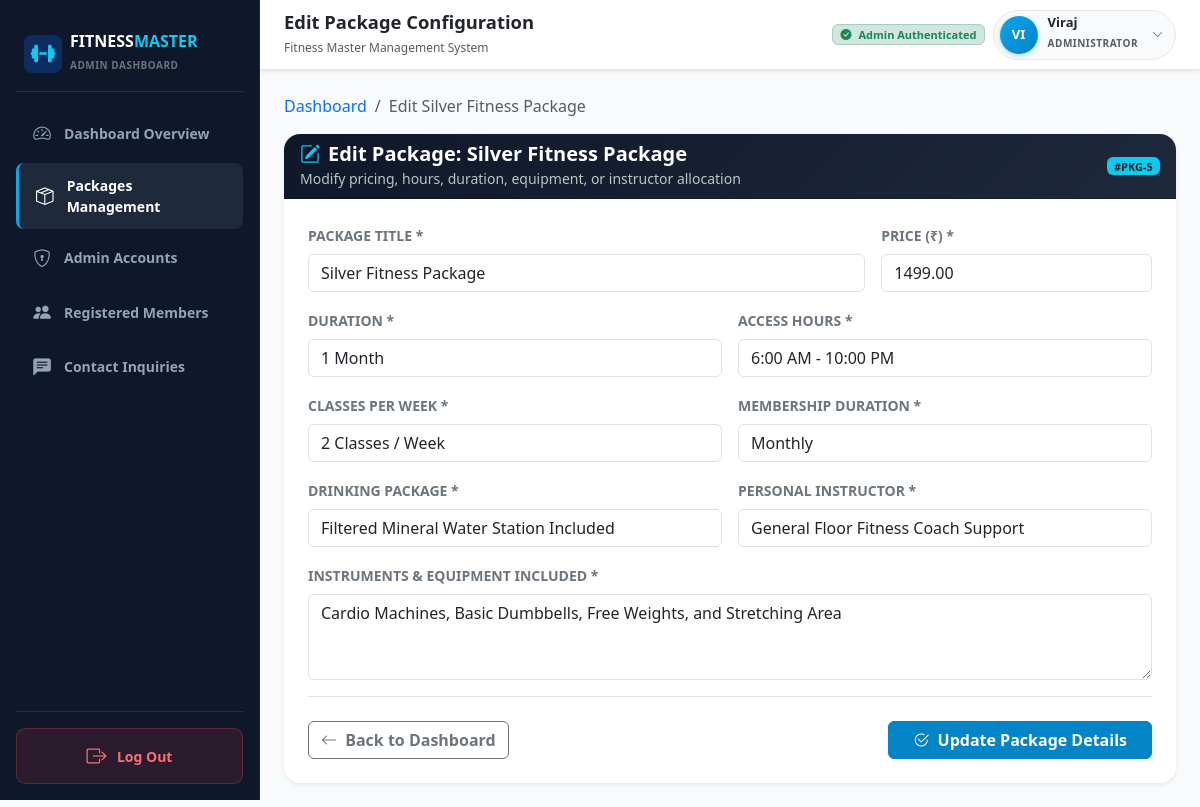
The page /packages/5/edit/ (signed in) on the database its author committed.
### accounts/models.py (models this page shows, shortened)
class Admin(AbstractUser):
    email = models.EmailField(unique=True, verbose_name="Email Address")
    class Meta:
        verbose_name = 'Admin'
        verbose_name_plural = 'Admins'
        ordering = ['username']

### packages/models.py (models this page shows, shortened)
class Packages(models.Model):
    title = models.CharField(
        max_length=150,
        verbose_name="Package Title",
        help_text="Title or name of the package"
    )
    price = models.DecimalField(
        max_digits=10,
        decimal_places=2,
        verbose_name="Price",
        help_text="Package price"
    )
    duration = models.CharField(
        max_length=80,
        verbose_name="Duration",
        help_text="Duration (e.g. 1 Month, 3 Months, 6 Months, 1 Year)"
    )
    access_hours = models.CharField(
        max_length=120,
        verbose_name="Access Hours",
        help_text="Gym access hours (e.g. 24/7 Access, 6 AM - 10 PM)"
    )
    instruments = models.TextField(
        verbose_name="Instruments / Equipment",
        help_text="Equipment and instruments included with this package"
    )
    classes_per_week = models.CharField(
        max_length=80,
        verbose_name="Classes Per Week",
        help_text="Number of classes per week (e.g. 3 Classes/week, Unlimited)"
    )
    membership_duration = models.CharField(
        max_length=80,
        verbose_name="Membership Duration",
        help_text="Billing / commitment duration (e.g. Monthly, Quarterly, Annual)"
    )
    drinking_package = models.CharField(
        max_length=150,
        verbose_name="Drinking Package",
        help_text="Beverage benefits (e.g. Unlimited Mineral Water, Protein Shakes Included, None)"
    )
    personal_instructor = models.CharField(
        max_length=150,
        verbose_name="Personal Instructor",
        help_text="Trainer allocation (e.g. 1-on-1 Dedicated Trainer, 2 Free Sessions/Month, None)"
    )
    created_at = models.DateTimeField(auto_now_add=True)
    updated_at = models.DateTimeField(auto_now=True)
    class Meta:
        verbose_name = "Package"
        verbose_name_plural = "Packages"
        ordering = ['price']

### packages/views.py (the view)
# urls.py: path('packages/<int:pk>/edit/', views.package_edit_view, name='package_edit'),
@login_required(login_url='login')
@user_passes_test(admin_check, login_url='login')
def package_edit_view(request, pk):
    package = get_object_or_404(Packages, pk=pk)
    if request.method == 'POST':
        form = PackageForm(request.POST, instance=package)
        if form.is_valid():
            form.save()
            messages.success(request, f"Package '{package.title}' has been updated successfully!")
            return redirect('packages_list')
        else:
            messages.error(request, "Failed to update package. Please verify the inputs.")
    else:
        form = PackageForm(instance=package)
    return render(request, 'packages/package_edit.html', {
        'form': form,
        'package': package,
    })

### packages/views.py (called while the page is built)
def admin_check(user):
    return user.is_authenticated and (user.is_staff or user.is_superuser)

### templates/packages/package_edit.html (shortened to what this page needs)
{% extends 'base.html' %}
{% block page_heading %}Edit Package Configuration{% endblock %}
{% block content %}
<div class="container-fluid px-0" style="max-width: 900px;">
  <nav aria-label="breadcrumb" class="mb-3">
    <ol class="breadcrumb small">
      <li class="breadcrumb-item"><a href="{% url 'admin_dashboard' %}" class="text-decoration-none">Dashboard</a></li>
      <li class="breadcrumb-item active" aria-current="page">Edit {{ package.title }}</li>
    </ol>
  </nav>
  <div class="card shadow-sm border-0 rounded-4 overflow-hidden">
    <div class="card-header text-white p-3.5" style="background: linear-gradient(135deg, #0f172a, #1e293b);">
      <div class="d-flex align-items-center justify-content-between">
        <div>
          <h5 class="card-title fw-bold mb-0">
            <i class="bi bi-pencil-square text-info me-2"></i>Edit Package: {{ package.title }}
          </h5>
          <small class="text-light text-opacity-75">Modify pricing, hours, duration, equipment, or instructor allocation</small>
        </div>
        <span class="badge bg-info text-dark fw-bold px-2.5 py-1.5" style="font-size: 11px;">#PKG-{{ package.id }}</span>
      </div>
    </div>
    <div class="card-body p-4">
      <form method="post" action="{% url 'package_edit' package.id %}">
        <div class="row g-3">
          <div class="col-md-8">
            <label class="form-label small fw-bold text-uppercase text-secondary">Package Title *</label>
            {{ form.title }}
          </div>
          <div class="col-md-4">
            <label class="form-label small fw-bold text-uppercase text-secondary">Price (₹) *</label>
            {{ form.price }}
          </div>
          <div class="col-md-6">
            <label class="form-label small fw-bold text-uppercase text-secondary">Duration *</label>
            {{ form.duration }}
          </div>
          <div class="col-md-6">
            <label class="form-label small fw-bold text-uppercase text-secondary">Access Hours *</label>
            {{ form.access_hours }}
          </div>
          <div class="col-md-6">
            <label class="form-label small fw-bold text-uppercase text-secondary">Classes Per Week *</label>
            {{ form.classes_per_week }}
          </div>
          <div class="col-md-6">
            <label class="form-label small fw-bold text-uppercase text-secondary">Membership Duration *</label>
            {{ form.membership_duration }}
          </div>
          <div class="col-md-6">
            <label class="form-label small fw-bold text-uppercase text-secondary">Drinking Package *</label>
            {{ form.drinking_package }}
          </div>
          <div class="col-md-6">
            <label class="form-label small fw-bold text-uppercase text-secondary">Personal Instructor *</label>
            {{ form.personal_instructor }}
          </div>
          <div class="col-12">
            <label class="form-label small fw-bold text-uppercase text-secondary">Instruments &amp; Equipment Included *</label>
            {{ form.instruments }}
          </div>
        </div>
        <div class="d-flex flex-wrap align-items-center justify-content-between gap-2 pt-4 mt-3 border-top">
          <a href="{% url 'admin_dashboard' %}" class="btn btn-outline-secondary fw-semibold">
            <i class="bi bi-arrow-left me-1"></i> Back to Dashboard
          </a>
          <button type="submit" class="btn btn-primary fw-bold px-4" style="background-color: #0284c7; border-color: #0284c7;">
            <i class="bi bi-check2-circle me-1"></i> Update Package Details
          </button>
        </div>
      </form>
    </div>
  </div>
</div>
{% endblock %}

### templates/base.html (shortened to what this page needs)
<!DOCTYPE html>
<html lang="en">
<head>
  <link href="https://cdn.jsdelivr.net/npm/bootstrap@5.3.3/dist/css/bootstrap.min.css" rel="stylesheet">
  <link href="https://cdn.jsdelivr.net/npm/bootstrap-icons@1.11.3/font/bootstrap-icons.min.css" rel="stylesheet">
  <link rel="stylesheet" href="https://cdnjs.cloudflare.com/ajax/libs/font-awesome/6.5.1/css/all.min.css">
</head>
<body>
{% if request.user.is_authenticated and request.user.is_staff and not is_user_page and not is_auth_page and request.GET.portal != 'user' and request.resolver_match.url_name not in 'about_us contact_us user_login user_register user_register_alias user_dashboard user_root root admin_login admin_login_slash login admin_gateway admin_gateway_no_slash' %}
<div class="d-flex w-100 min-vh-100 position-relative">
  <aside class="admin-sidebar d-none d-lg-flex flex-column p-3" id="adminDesktopSidebar">
    <div class="brand-container d-flex align-items-center gap-2 px-2 py-3 mb-3 border-bottom border-secondary border-opacity-25">
      <button type="button" class="brand-icon btn p-0 border-0 bg-primary bg-opacity-25 text-info rounded-3 d-flex align-items-center justify-content-center shadow-none" id="desktopBrandToggle" style="width: 38px; height: 38px; flex-shrink: 0; cursor: pointer;" title="Click to Collapse / Expand Sidebar" aria-label="Toggle Sidebar">
        <i class="fa-solid fa-dumbbell text-info fs-5"></i>
      </button>
      <div class="brand-text text-truncate" id="desktopBrandTextToggle" style="cursor: pointer;" title="Click to Collapse / Expand Sidebar">
        <h6 class="mb-0 fw-bold text-white tracking-wide">FITNESS<span class="text-info">MASTER</span></h6>
        <small class="text-secondary fw-semibold" style="font-size: 10px; letter-spacing: 0.5px;">ADMIN DASHBOARD</small>
      </div>
    </div>
    <ul class="nav nav-pills flex-column mb-auto">
      <li class="nav-item">
        <a href="{% url 'admin_dashboard' %}" class="nav-link {% if request.resolver_match.url_name == 'admin_dashboard' %}active{% endif %}" title="Dashboard Overview">
          <i class="bi bi-speedometer2"></i>
          <span class="nav-label">Dashboard Overview</span>
        </a>
      </li>
      <li class="nav-item">
        <a href="{% url 'packages_list' %}" class="nav-link {% if request.resolver_match.url_name == 'packages_list' or request.resolver_match.url_name == 'package_edit' or request.resolver_match.url_name == 'packages_cards' %}active{% endif %}" title="Packages Management">
          <i class="bi bi-box-seam"></i>
          <span class="nav-label">Packages Management</span>
        </a>
      </li>
      <li class="nav-item">
        <a href="{% url 'admin_accounts' %}" class="nav-link {% if request.resolver_match.url_name == 'admin_accounts' %}active{% endif %}" title="Admin Accounts">
          <i class="bi bi-shield-lock"></i>
          <span class="nav-label">Admin Accounts</span>
        </a>
      </li>
      <li class="nav-item">
        <a href="{% url 'admin_registered_users' %}" class="nav-link {% if request.resolver_match.url_name == 'admin_registered_users' %}active{% endif %}" title="Registered Members">
          <i class="bi bi-people-fill"></i>
          <span class="nav-label">Registered Members</span>
        </a>
      </li>
      <li class="nav-item">
        <a href="{% url 'admin_contact_messages' %}" class="nav-link {% if request.resolver_match.url_name == 'admin_contact_messages' %}active{% endif %}" title="Contact Inquiries">
          <i class="bi bi-chat-left-text-fill"></i>
          <span class="nav-label">Contact Inquiries</span>
        </a>
      </li>
    </ul>
    <div class="border-top border-secondary border-opacity-25 pt-3 mt-auto">
      <a href="{% url 'logout' %}" class="sidebar-logout-btn w-100" title="Log Out">
        <i class="bi bi-box-arrow-right fs-5"></i>
        <span class="nav-label">Log Out</span>
      </a>
    </div>
  </aside>
  <div class="main-wrapper" id="mainContentWrapper">
    <header class="admin-navbar d-flex align-items-center justify-content-between px-3 px-lg-4 sticky-top shadow-sm">
      <div class="d-flex align-items-center gap-3">
        <div>
          <h5 class="mb-0 fw-bold text-dark" style="font-size: 1.15rem;">{% block page_heading %}Admin Dashboard{% endblock %}</h5>
          <small class="text-muted d-none d-sm-inline" style="font-size: 12px;">Fitness Master Management System</small>
        </div>
      </div>
      <div class="d-flex align-items-center gap-2">
        <span class="badge bg-success-subtle text-success border border-success-subtle d-none d-lg-inline-block px-2.5 py-1.5" style="font-size: 11px;">
          <i class="bi bi-check-circle-fill me-1"></i> Admin Authenticated
        </span>
        <div class="dropdown profile-dropdown">
          <div class="profile-pill" id="adminHeaderProfile" role="button" data-bs-toggle="dropdown" aria-expanded="false" tabindex="0">
            <div class="profile-avatar-circle">
              {{ request.user.username|slice:":2"|upper }}
            </div>
            <div class="d-none d-sm-block text-start pe-1">
              <div class="fw-bold text-dark lh-1" style="font-size: 13px;">{{ request.user.username }}</div>
              <small class="text-muted text-uppercase fw-semibold" style="font-size: 10px; letter-spacing: 0.5px;">Administrator</small>
            </div>
            <i class="bi bi-chevron-down text-muted" style="font-size: 11px;"></i>
          </div>
        </div>
      </div>
    </header>
    <main class="p-3 p-lg-4">
      {% block content %}{% endblock %}
    </main>
  </div>
</div>
{% else %}
  <main>
    {% block auth_content %}{% endblock %}
  </main>
{% endif %}
</body>
</html>

### templates/base.html (style rules this page uses)
:root { --fm-primary-dark: #0f172a; --fm-secondary-dark: #1e293b; --fm-border: #e2e8f0; --fm-accent-cyan: #0ea5e9; --fm-accent-orange: #ff5722; --fm-bg-light: #f8fafc; }
body { font-family: system-ui, -apple-system, "Segoe UI", Roboto, "Helvetica Neue", sans-serif; background-color: var(--fm-bg-light); color: #1e293b; min-height: 100vh; }
.admin-sidebar { width: 260px; background-color: var(--fm-primary-dark); color: #fff; height: 100vh; position: fixed; top: 0; bottom: 0; left: 0; border-right: 1px solid #1e293b; z-index: 1030; overflow-y: auto; overflow-x: hidden; transition: width 0.25s cubic-bezier(0.4, 0, 0.2, 1), padding 0.25s cubic-bezier(0.4, 0, 0.2, 1); }
.brand-icon { cursor: pointer; transition: transform 0.2s cubic-bezier(0.4, 0, 0.2, 1), background-color 0.2s ease, box-shadow 0.2s ease !important; outline: none !important; }
.main-wrapper { min-width: 0; flex: 1 1 auto; min-height: 100vh; margin-left: 0; width: 100%; background-color: var(--fm-bg-light); transition: margin-left 0.25s cubic-bezier(0.4, 0, 0.2, 1), width 0.25s cubic-bezier(0.4, 0, 0.2, 1); }
@media (min-width: 992px) { .main-wrapper { margin-left: 260px !important; width: calc(100% - 260px) !important; max-width: calc(100% - 260px) !important; } }
.admin-sidebar .nav-link { color: #94a3b8; font-size: 0.875rem; font-weight: 600; padding: 0.75rem 1rem; border-radius: 0.5rem; transition: all 0.2s ease; display: flex; align-items: center; gap: 0.75rem; margin-bottom: 0.25rem; }
.admin-sidebar .nav-link:hover, .admin-sidebar .nav-link.active { color: #ffffff; background-color: var(--fm-secondary-dark); border-left: 3px solid var(--fm-accent-cyan); }
.admin-sidebar .nav-link i { font-size: 1.1rem; width: 20px; text-align: center; }
.sidebar-logout-btn { color: #f87171; background: rgba(239, 68, 68, 0.12); border: 1px solid rgba(239, 68, 68, 0.3); border-radius: 0.6rem; padding: 0.75rem 1rem; font-weight: 700; font-size: 0.875rem; display: flex; align-items: center; justify-content: center; gap: 0.65rem; text-decoration: none; transition: all 0.2s ease; }
html, body { overflow-x: hidden; max-width: 100vw; }
.admin-navbar { background-color: #ffffff; border-bottom: 1px solid var(--fm-border); min-height: 70px; z-index: 1020; }
.profile-dropdown { position: relative; }
.profile-pill { background: #f8fafc; border: 1px solid var(--fm-border); border-radius: 50px; padding: 5px 12px 5px 6px; display: inline-flex; align-items: center; gap: 10px; text-decoration: none; color: #1e293b; cursor: pointer; transition: all 0.2s ease; }
.profile-avatar-circle { width: 38px; height: 38px; border-radius: 50%; background: linear-gradient(135deg, #0ea5e9, #0284c7); color: #ffffff; font-weight: 700; font-size: 13px; display: flex; align-items: center; justify-content: center; box-shadow: 0 2px 5px rgba(14, 165, 233, 0.3); }

### rows shown on the page
Admin: user.username "VI", user.username "Viraj"
Packages: title "Silver Fitness Package", id "5", price "1499.00", duration "1 Month", access_hours "6:00 AM - 10:00 PM", classes_per_week "2 Classes / Week", membership_duration "Monthly", drinking_package "Filtered Mineral Water Station Included", personal_instructor "General Floor Fitness Coach Support", instruments "Cardio Machines, Basic Dumbbells, Free Weights, and Stretching Area"
